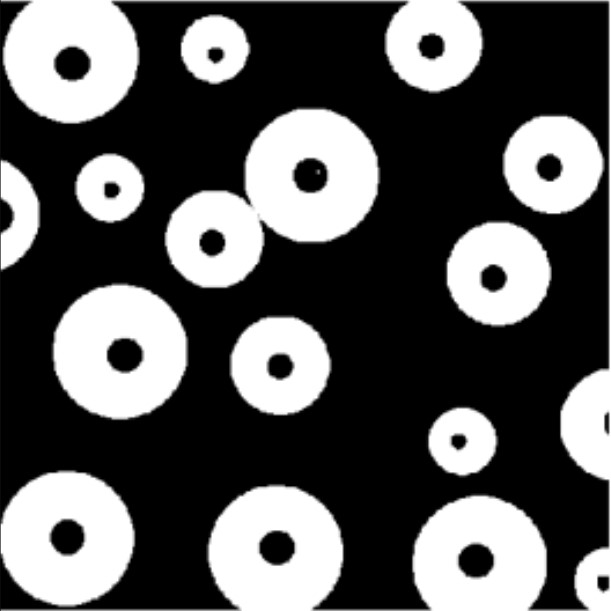
#> input picture filling.jpg, 611 x 611 px
$ python region_filling.py
#> lines starting #> are read from the running program, lines starting #| are printed output that depends on the picture; after the words box and inside, x2 and y2 are one past the last pixel; in counts of white or black regions, pixels touching at a corner belong together
##REGIONFILL
import cv2
import numpy as np

def konversi_ke_biner(img, thres):
    row,col=img.shape
    binary=np.zeros((row,col),np.uint8)
    for i in range(0,row):
        for j in range(0,col):
            if img[i,j] > thres:
                binary.itemset((i,j),255)
            else:
                binary.itemset((i,j),0)
    return binary

def invers(img):
    row,col=img.shape
    canvas=np.zeros((row,col),np.uint8)
    for i in range(0,row):
        for j in range(0,col):
            if img[i,j]==255:
                canvas.itemset((i,j),0)
            else:
                canvas.itemset((i,j),255)
    return canvas

def union(img, dil):
    row,col=img.shape
    canvas=np.zeros((row,col),np.uint8)
    for i in range(0,row):
        for j in range(0,col):
            temp=int(img[i,j] | dil[i,j])
            canvas.itemset((i,j),temp)
    return canvas

def intersect(img, dil):
    row,col=img.shape
    canvas=np.zeros((row,col),np.uint8)
    for i in range(0,row):
        for j in range(0,col):
            temp=int(img[i,j] & dil[i,j])
            canvas.itemset((i,j),temp)
    return canvas

def dilasi_per_pixel(img,se,pixeli,pixelj):
    srow,scol=se.shape
    h=int(srow/2)
    temp=0
    for a in range(-h,srow-h):
        for b in range(-h,scol-h):
            if se[h+a,h+b] != 0:
                temp = img[pixeli+a,pixelj+b] & se[h+a,h+b]
                if temp == 1:
                    break
        if temp == 1:
            return 255
    if temp == 0:
        return 0

def fill(img,a,b,warna):
    row,col=img.shape
    bg=img[a,b]
    stack=set(((a ,b),))
    while stack:
        i,j = stack.pop()
        if img[i,j] == bg:
            img[i,j] = warna
            if i > 0:
                stack.add((i-1,j))
            if i < (row-1):
                stack.add((i+1,j))
            if j > 0:
                stack.add((i,j-1))
            if j < (col-1):
                stack.add((i,j+1))

def regionfilling(img,se):
    row,col=img.shape
    canvas=np.zeros((row,col),np.uint8)
    biner=konversi_ke_biner(img,100)
    cv2.imshow("citra biner",biner)
#mencari lubang
    lubang=konversi_ke_biner(img,100)
    fill(lubang,0,0,100)
    cv2.imshow("lubang",lubang)
#melakukan dilasi
    for i in range(0,row):
        for j in range(0,col):
            if lubang[i,j]==0:
                pixel=dilasi_per_pixel(biner,se,i,j)
                canvas.itemset((i,j),pixel)
                biner.itemset((i,j),pixel)
    inver=invers(biner)
    cv2.imshow("canvas",canvas)
    cv2.imshow("biner",biner)
    irisan = intersect(canvas,inver)
    cv2.imshow("irisan",irisan)
    hasil=union(biner,irisan)
    return hasil

img=cv2.imread("filling.jpg",0)
#> img is the input picture: shape (611, 611); min 0, max 255, mean 91.3
se = np.array([[0,1,0],[1,1,1],[0,1,0]])
hasil=regionfilling(img,se)
#> after the loop in konversi_ke_biner, `for i in range(0,row):`:
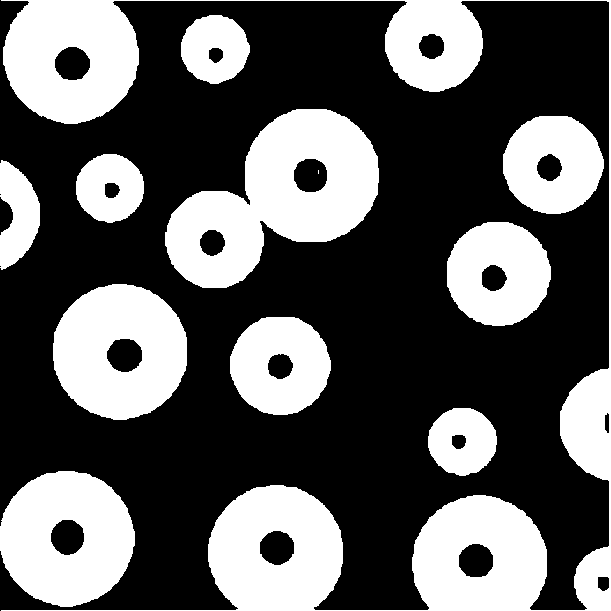
#> binary: shape (611, 611); 36.4% white; 12 white regions (1 under 20 px), largest, box (x1, y1, x2, y2) and area: (1, 0, 611, 611) 52624, (165, 109, 379, 288) 20444, (53, 284, 187, 420) 13395
#> in fill, `bg=img[a,b]`: bg = 0
#> after the loop in fill, `while stack:`:
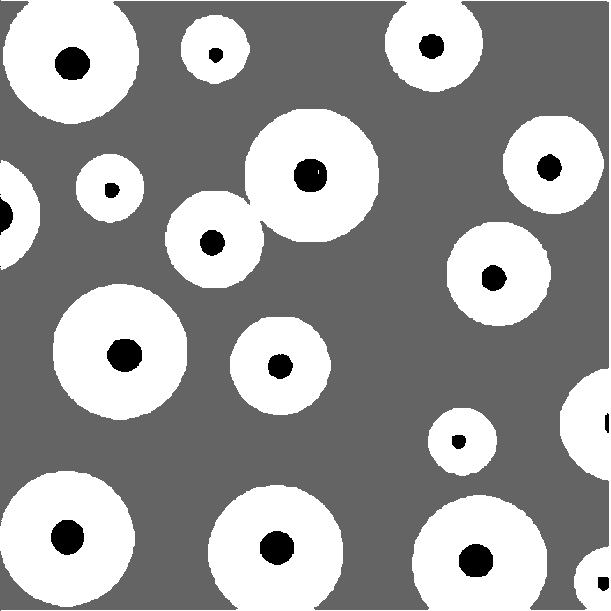
#> img: shape (611, 611); min 0, max 255, mean 154
#> after the loop in fill, `while stack:`: stack = 0 items
#> after the loop in regionfilling, `for i in range(0,row):`:
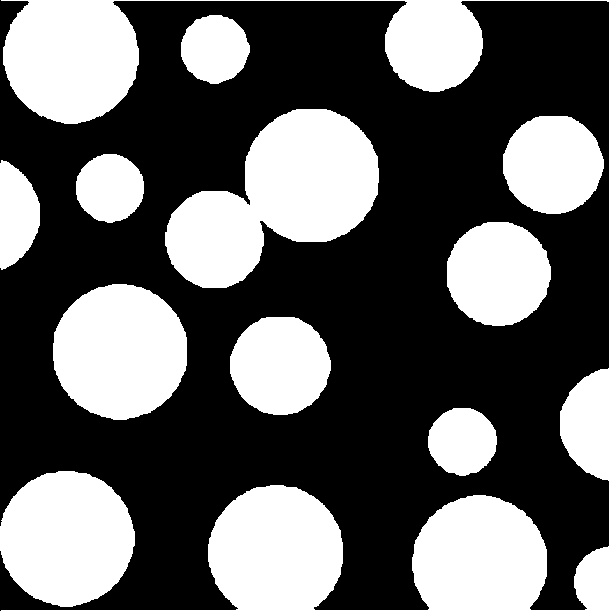
#> biner: shape (611, 611); 38.8% white; 11 white regions, largest, box (x1, y1, x2, y2) and area: (1, 0, 611, 611) 56043, (165, 109, 379, 288) 21841, (53, 284, 187, 420) 14308
#> after the loop in regionfilling, `for i in range(0,row):`:
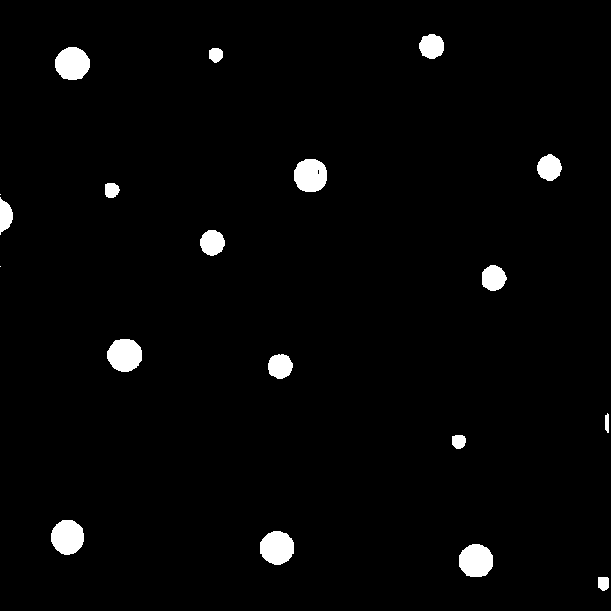
#> canvas: shape (611, 611); 2.4% white; 19 white regions (2 under 20 px), largest, box (x1, y1, x2, y2) and area: (107, 339, 142, 372) 913, (459, 544, 493, 577) 910, (51, 520, 84, 555) 909
#> after the loop in intersect, `for i in range(0,row):`: canvas: shape (611, 611); every value is 0
cv2.imshow("Hasil", hasil)
cv2.imshow("Ori", img)
cv2.waitKey()
cv2.destroyAllWindows()

$ run again, with closing.jpg copied over filling.jpg
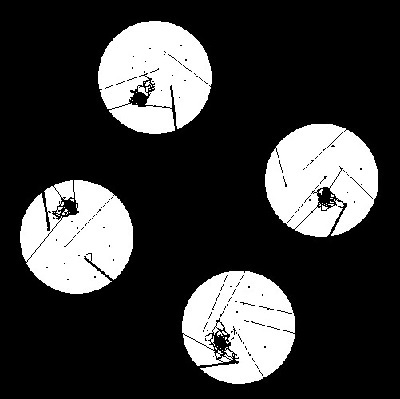
#> input picture closing.jpg, 400 x 399 px
#> img is the input picture: shape (399, 400); min 0, max 255, mean 60.1
#> bg = 0
#> after the loop in fill, `while stack:`:
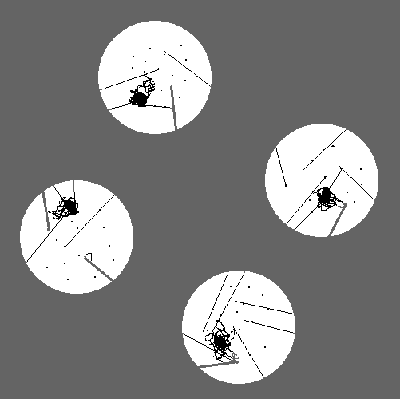
#> img: shape (399, 400); min 0, max 255, mean 135.3
#> after the loop in fill, `while stack:`: stack = 0 items
#> after the loop in regionfilling, `for i in range(0,row):`:
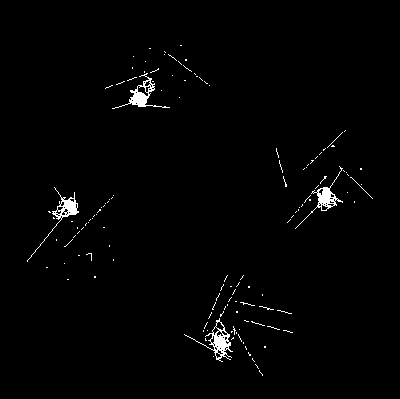
#> canvas: shape (399, 400); 1.3% white; 135 white regions (130 under 20 px), largest, box (x1, y1, x2, y2) and area: (184, 318, 233, 362) 421, (112, 73, 170, 109) 387, (27, 187, 79, 262) 356, (295, 166, 343, 229) 353, (350, 177, 373, 199) 23
